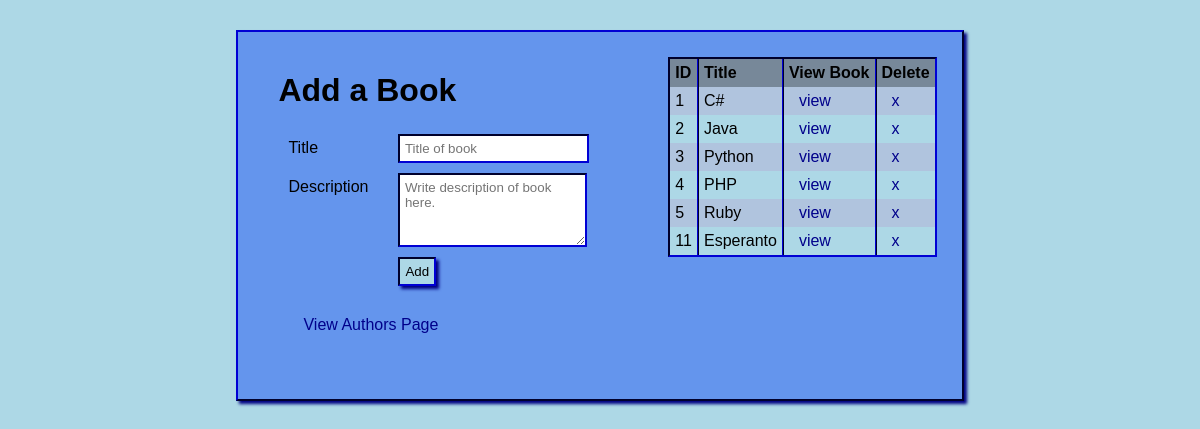
The page / on the database its author committed.
### books_authors_app/models.py (models this page shows)
class Book(models.Model):
    title = models.CharField(max_length=255)
    desc = models.TextField()
    created_at = models.DateTimeField(auto_now_add=True)
    updated_at = models.DateTimeField(auto_now=True)

### books_authors_app/views.py (the view)
# urls.py: path('',views.books_page),
def books_page(request):
    context = {
        "books" : Book.objects.all()
    }
    return render(request,'add_book.html',context)

### books_authors_app/templates/add_book.html (shortened to what this page needs)
<!DOCTYPE html>
<html lang="en">
<head>
    {% load static %}
    <link rel="stylesheet" href="{% static 'css/style.css' %}">
</head>
<body>
    <div id="wrapper">
        <div id="left">
            <h1>Add a Book</h1>
            <form action="/add_book" method="post">
                <label for="title">Title</label>
                <input type="text" id="title" name="title" placeholder="Title of book">
                <br>
                <label for="description">Description</label>
                <textarea id="description" name="description" rows="4" columns="80" placeholder="Write description of book here."></textarea>
                <br>
                <input type="submit" value="Add" id="add">
                <a class="view1" href="/authors">View Authors Page</a>
            </form>
        </div>
        <table>
            <tr>
                <th>ID</th>
                <th class="bl">Title</th>
                <th class="bl">View Book</th>
                <th class="bl">Delete</th>
            </tr>
            {% for book in books %}
                <tr>
                    <td>{{book.id}}</td>
                    <td class="bl">{{book.title}}</td>
                    <td class="bl"><a href="/view_book/{{book.id}}">view</a></td>
                    <td class="bl"><a href="/delete_book/{{book.id}}">x</a></td>
                </tr>
            {% endfor %}
        </table>
    </div>
</body>
</html>

### books_authors_app/static/css/style.css (style rules this page uses)
* { margin:5px; border:0px; padding:5px; box-sizing: border-box; font-family: Tahoma, sans-serif; vertical-align: top; }
body { background-color: lightblue; }
#wrapper { background-color:cornflowerblue; width:800px; width:fit-content; margin:10px auto; padding:20px; box-shadow: 3px 3px 3px navy; border: 2px outset navy; }
#left { display:inline-block; }
form { width:fit-content; display:inline-block; }
table { display:inline-block; margin-left: 50px; border-collapse: collapse; padding:0px; }
tr:nth-child(odd) { background-color: lightblue; }
tr:nth-child(even) { background-color:lightsteelblue; }
th { background-color: lightslategray; text-align:left; }
.bl { border-left: 2px ridge navy; }
label { display: inline-block; width:100px; }
input,select,textarea,table { border: 2px inset navy; }
input[type="submit"] { background-color:lightblue; box-shadow: 3px 3px 3px navy; }
#add { margin-left: 120px; }
.view1 { display:block; margin: 20px; }
a { text-decoration: none; color:darkblue; }

### rows shown on the page
Book: id "1", title "C#"
Book: id "2", title "Java"
Book: id "3", title "Python"
Book: id "4", title "PHP"
Book: id "5", title "Ruby"
Book: id "11", title "Esperanto"
